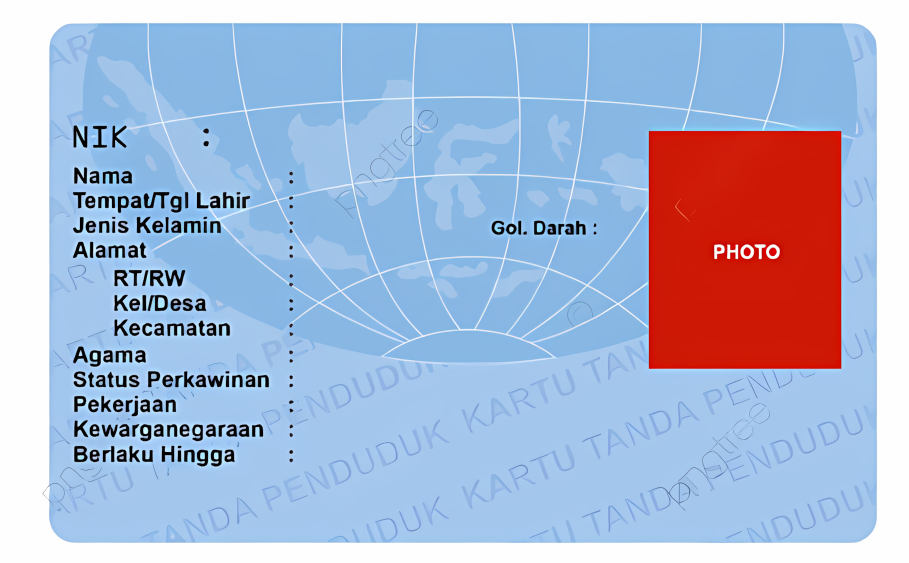
#> input picture Data/Template/Template-KTP.png, 1818 x 1125 px (shown at 1/2 size)
$ python find_coordinate.py
#> lines starting #> are read from the running program, lines starting #| are printed output that depends on the picture
#> in main, img_original is the input picture: shape (1125, 1818, 3); mean B, G, R 211.6, 183.3, 170.1
#| Template loaded: 1818x1125 px
import json
import os

import cv2

BASE_DIR = os.path.dirname(os.path.dirname(os.path.abspath(__file__)))
TEMPLATE_PATH = os.path.join(BASE_DIR, "Data", "Template", "Template-KTP.png")
OUTPUT_JSON = os.path.join(BASE_DIR, "Data", "Template", "fields.json")

boxes = {}
drawing = False
start_x = start_y = 0
current_box = None
img_display = None
img_original = None

FIELD_LIST = [
    "Provinsi",
    "Kabupaten/Kota",
    "NIK",
    "Nama",
    "Tempat Tanggal Lahir",
    "Jenis Kelamin",
    "Alamat",
    "RT/RW",
    "Kelurahan/Desa",
    "Kecamatan",
    "Agama",
    "Status Perkawinan",
    "Pekerjaan",
    "Kewarganegaraan",
    "Berlaku Hingga",
    "Gol. Darah",
    "Foto",
    "Kota Dibuat",
    "Tanggal KTP Dikeluarkan"
]

current_field_idx = 0

COLOR_DONE = (0, 200, 0)
COLOR_CURRENT = (0, 100, 255)
COLOR_TEXT = (255, 255, 255)

def get_current_field():
    if current_field_idx < len(FIELD_LIST):
        return FIELD_LIST[current_field_idx]
    return None


def redraw():
    global img_display
    img_display = img_original.copy()
    h, w = img_display.shape[:2]
#> h = 1125; w = 1818

    for field, (x1, y1, x2, y2) in boxes.items():
        cv2.rectangle(img_display, (x1, y1), (x2, y2), COLOR_DONE, 2)
        cv2.putText(img_display, field, (x1, y1 - 5),
                    cv2.FONT_HERSHEY_SIMPLEX, 0.45, COLOR_DONE, 1)

    if current_box:
        x1, y1, x2, y2 = current_box
        cv2.rectangle(img_display, (x1, y1), (x2, y2), COLOR_CURRENT, 2)

    field = get_current_field()
    if field:
        info = f"Field ({current_field_idx + 1}/{len(FIELD_LIST)}): {field}  |  Drag untuk buat box  |  [z] undo  |  [s] simpan  |  [q] keluar"
    else:
        info = "Semua field selesai!  |  [s] simpan  |  [q] keluar"

    cv2.rectangle(img_display, (0, h - 30), (w, h), (30, 30, 30), -1)
    cv2.putText(img_display, info, (8, h - 10),
                cv2.FONT_HERSHEY_SIMPLEX, 0.45, COLOR_TEXT, 1)
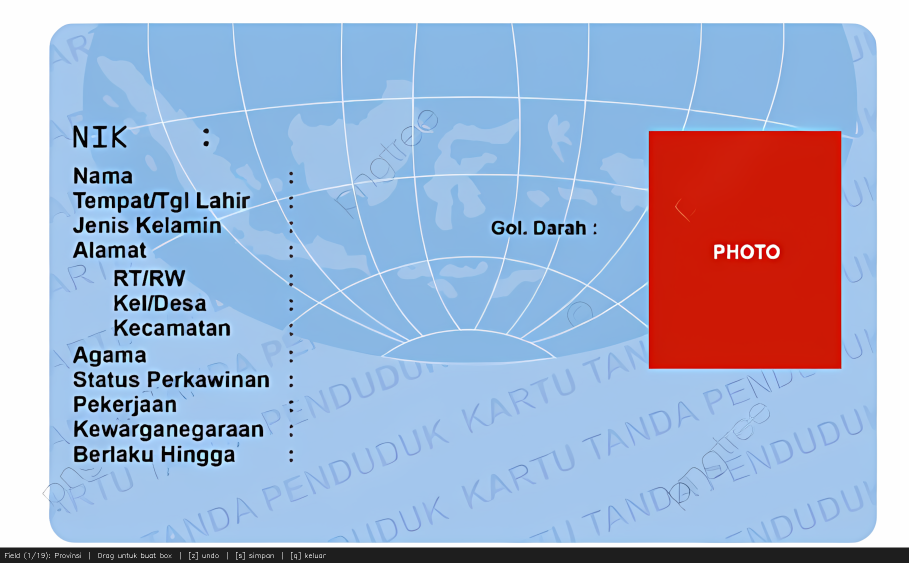
#> img_display: shape (1125, 1818, 3) (shown at 1/2 size); mean B, G, R 205.7, 177.5, 164.3

    cv2.imshow("KTP Field Mapper", img_display)


def mouse_callback(event, x, y, flags, param):
    global drawing, start_x, start_y, current_box

    if event == cv2.EVENT_LBUTTONDOWN:
        drawing = True
        start_x, start_y = x, y
        current_box = None

    elif event == cv2.EVENT_MOUSEMOVE and drawing:
        current_box = (min(start_x, x), min(start_y, y),
                       max(start_x, x), max(start_y, y))
        redraw()

    elif event == cv2.EVENT_LBUTTONUP and drawing:
        drawing = False
        field = get_current_field()
        if field and abs(x - start_x) > 5 and abs(y - start_y) > 5:
            x1, y1 = min(start_x, x), min(start_y, y)
            x2, y2 = max(start_x, x), max(start_y, y)
            boxes[field] = (x1, y1, x2, y2)
            print(f"✅  {field}: ({x1}, {y1}, {x2}, {y2})")
            current_box = None
            next_field()
        redraw()


def next_field():
    global current_field_idx
    current_field_idx += 1
    field = get_current_field()
    if field:
        print(f"\n➡️  Sekarang gambar box untuk: [{field}]")
    else:
        print("\n🎉 Semua field selesai! Tekan [s] untuk simpan.")


def save_json():
    data = {field: list(bbox) for field, bbox in boxes.items()}
    with open(OUTPUT_JSON, "w") as f:
        json.dump(data, f, indent=4)
    print(f"\n💾 Disimpan ke: {OUTPUT_JSON}")
    print(json.dumps(data, indent=4))


# ─── MAIN ───────────────────────────────────────────────
def main():
    global img_original, img_display, current_field_idx

    if not os.path.exists(TEMPLATE_PATH):
        print(f"File tidak ditemukan: {TEMPLATE_PATH}")
        print("Pastikan Template-KTP.png ada di folder Data/Template/")
        return

    img_original = cv2.imread(TEMPLATE_PATH)
    print(f"Template loaded: {img_original.shape[1]}x{img_original.shape[0]} px")
    print(f"\nMulai gambar box untuk: [{FIELD_LIST[0]}]")
    print("─" * 60)
    print("CARA PAKAI:")
    print("  • Drag mouse untuk buat bounding box per field")
    print("  • [z] = undo field terakhir")
    print("  • [s] = simpan ke fields.json")
    print("  • [q] = keluar")
    print("─" * 60)

    cv2.namedWindow("KTP Field Mapper", cv2.WINDOW_NORMAL)
    cv2.resizeWindow("KTP Field Mapper", 1000, 700)
    cv2.setMouseCallback("KTP Field Mapper", mouse_callback)

    redraw()

    while True:
        key = cv2.waitKey(20) & 0xFF
#> (key q is pressed here)

        if key == ord('q'):
            break

        elif key == ord('s'):
            save_json()

        elif key == ord('z'):  # undo
            if boxes:
                last = list(boxes.keys())[-1]
                del boxes[last]
                current_field_idx = max(0, current_field_idx - 1)
                print(f"Undo field: {last}")
                redraw()

    cv2.destroyAllWindows()


if __name__ == "__main__":
    main()
